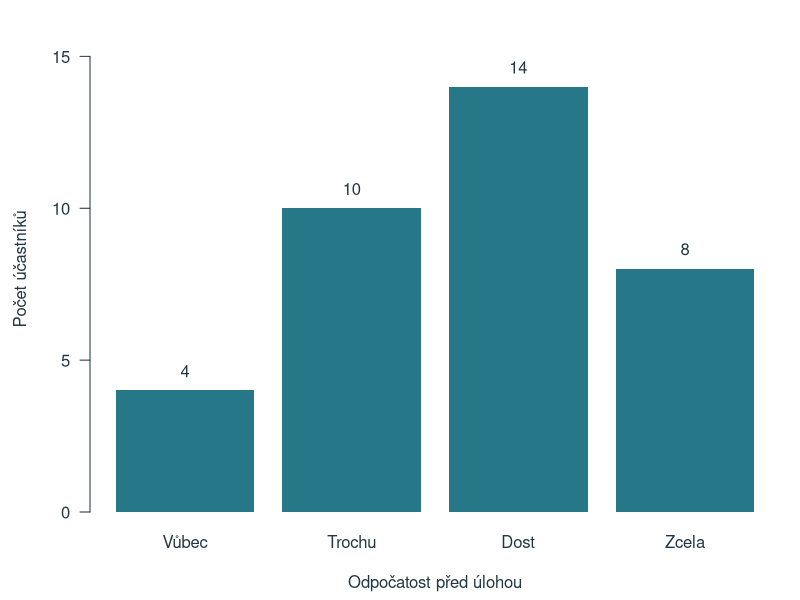
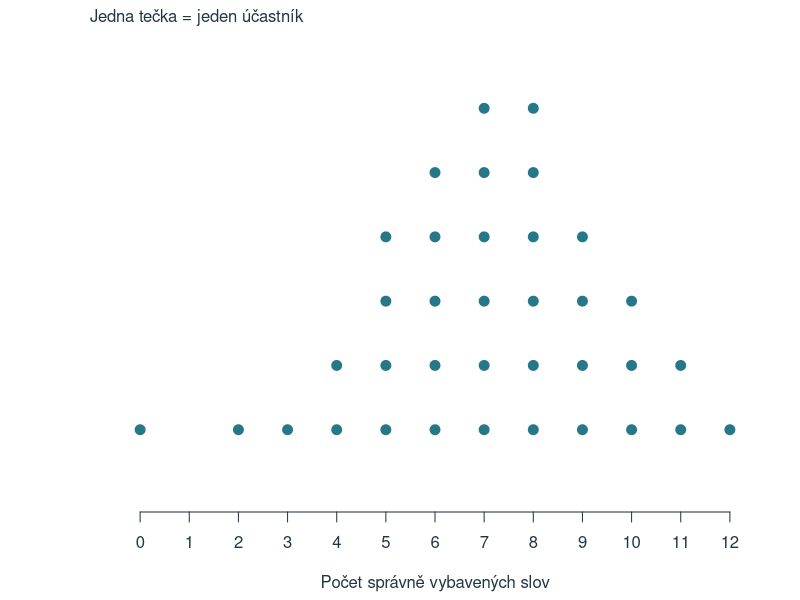
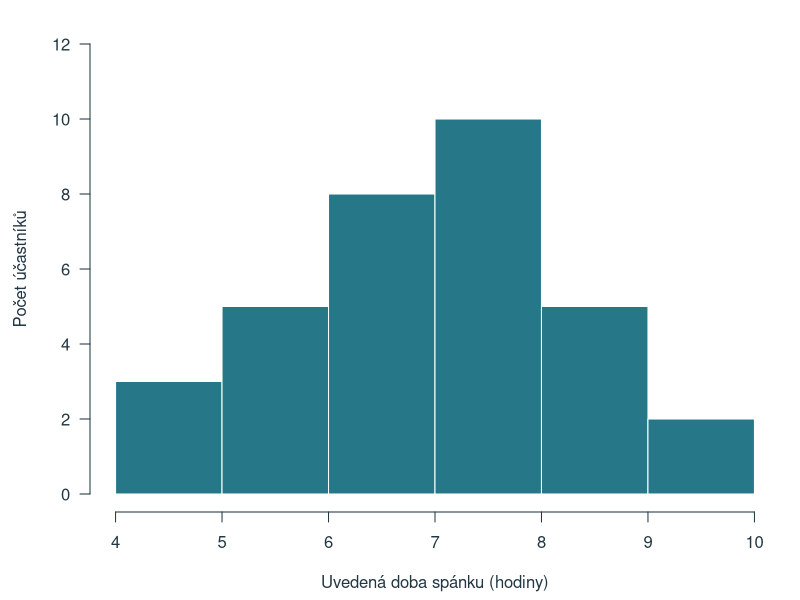
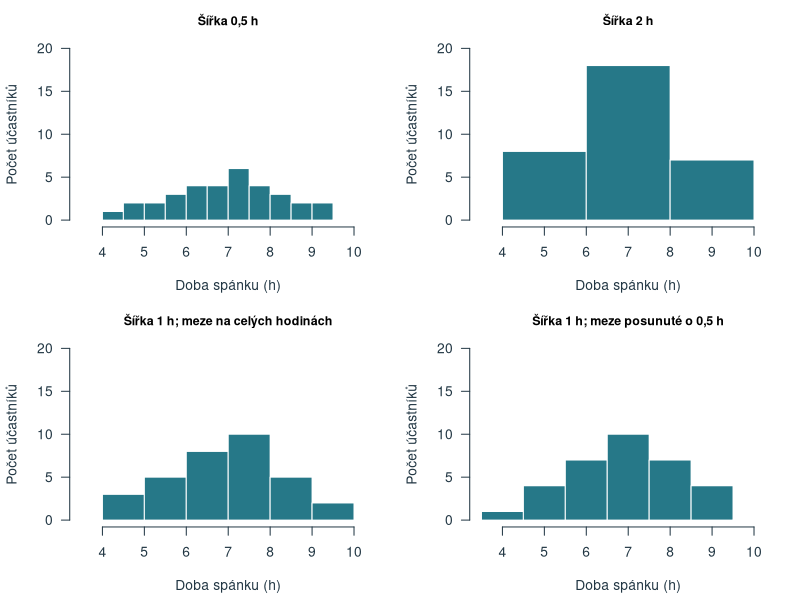
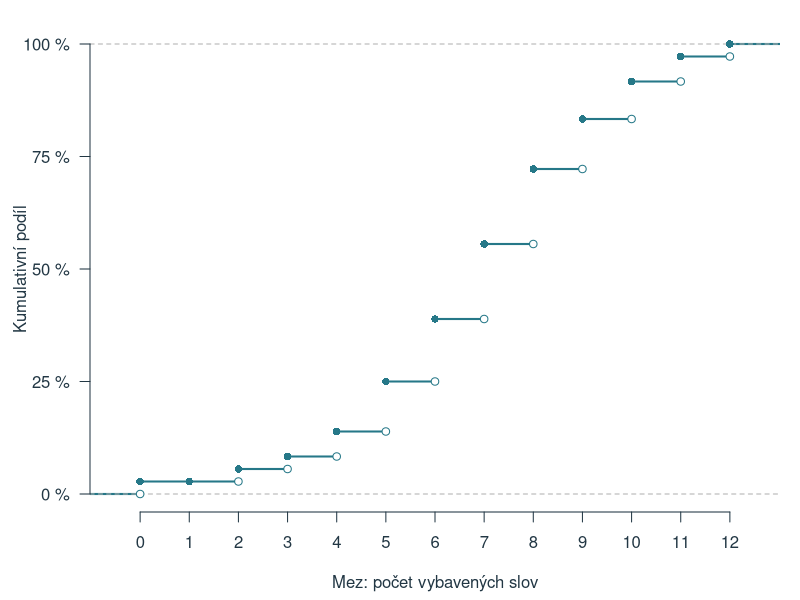
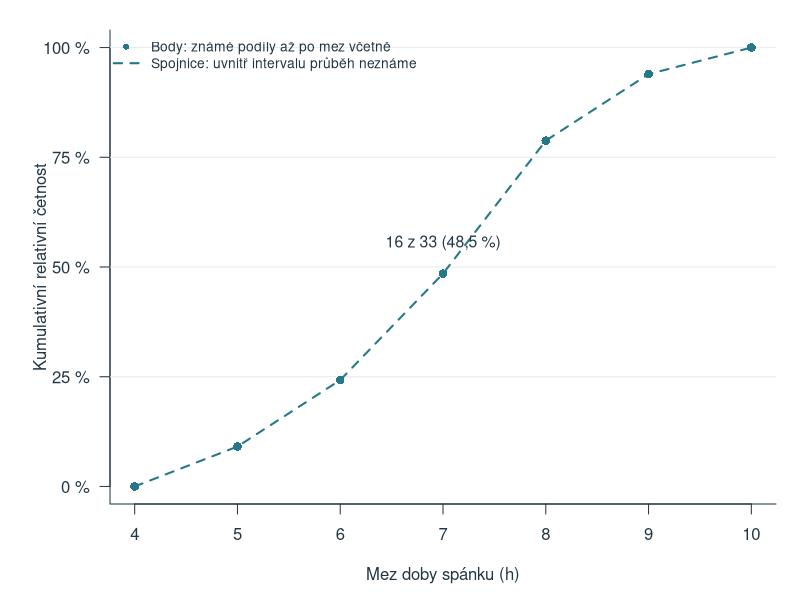
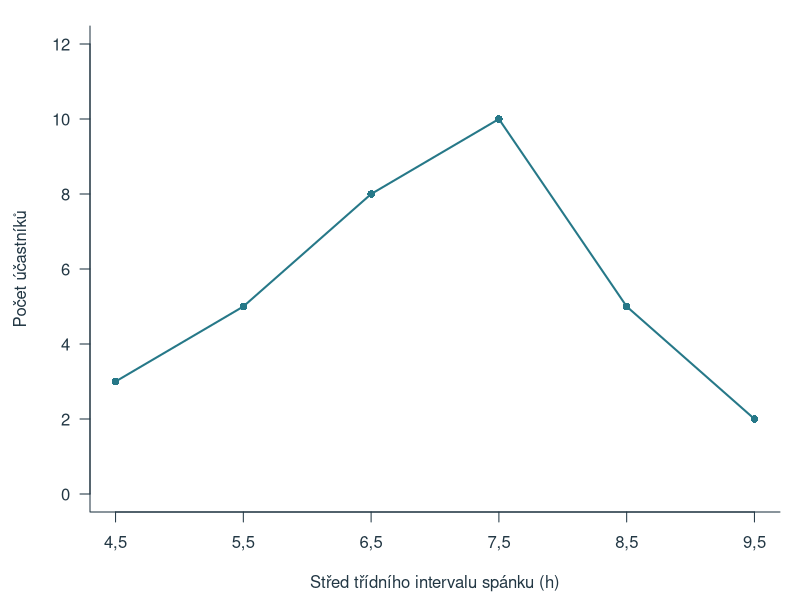
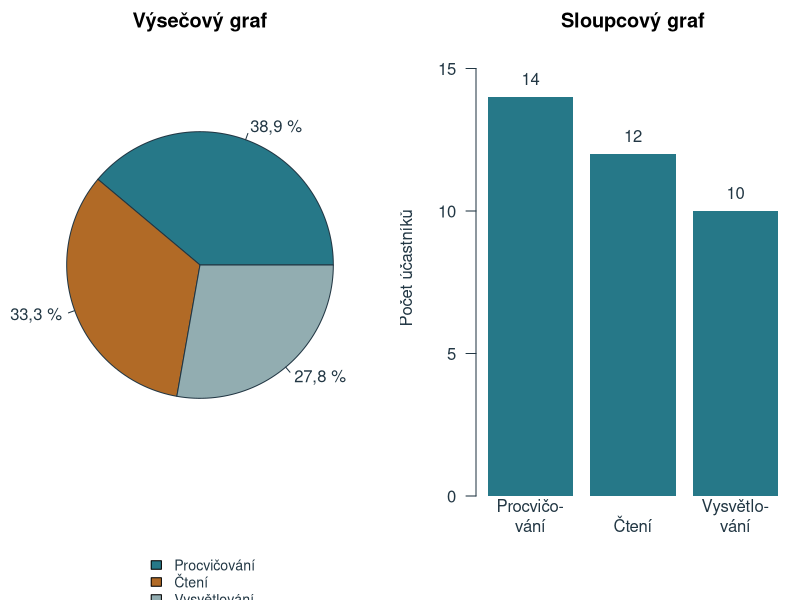

Reproduce these figures in R, in order.
# Reproducible chapter figures. Base R only, run from the project root.
d <- read.csv('data/kapitola_02.csv', na.strings = '', fileEncoding = 'UTF-8')
out <- 'assets/chapter-02/plots'
dir.create(out, recursive = TRUE, showWarnings = FALSE)
ink <- '#223744'; blue <- '#267888'; orange <- '#B16A26'
draw <- function(name, code, width = 7, height = 4.5) {
  svg(file.path(out, paste0(name, '.svg')), width = width, height = height, family = 'sans', bg = 'white')
  par(mar = c(4.4, 4.5, 1.3, 1), las = 1, col.axis = ink, col.lab = ink, fg = ink, cex = 1)
  force(code)
  dev.off()
}
freq <- as.numeric(table(factor(d$odpocatost, levels = 1:4)))
draw('sloupce', {
  pos <- barplot(freq, names.arg = c('Vůbec', 'Trochu', 'Dost', 'Zcela'), col = blue,
    border = NA, ylim = c(0, 16), ylab = 'Počet účastníků', xlab = 'Odpočatost před úlohou')
  text(pos, freq + .65, freq)
})
draw('tecky', {
  v <- sort(d$slova); yy <- ave(v, v, FUN = seq_along)
  plot(v, yy, pch = 21, bg = blue, col = 'white', cex = 1.6, xlim = c(-.5, 12.5), ylim = c(0, 7),
    xaxt = 'n', yaxt = 'n', bty = 'n', xlab = 'Počet správně vybavených slov', ylab = '')
  axis(1, at = 0:12); mtext('Jedna tečka = jeden účastník', side = 3, adj = 0)
})
s <- d$spanek_h[!is.na(d$spanek_h)]
draw('histogram', {
  hist(s, breaks = 4:10, right = TRUE, include.lowest = FALSE, col = blue, border = 'white', main = '',
    xlab = 'Uvedená doba spánku (hodiny)', ylab = 'Počet účastníků', xaxt = 'n', ylim = c(0, 12))
  axis(1, at = 4:10)
})
draw('intervaly', {
  par(mfrow = c(2, 2), mar = c(4.4, 4.2, 2.5, .8))
  breaks_list <- list(seq(4,10,.5),seq(4,10,2),4:10,seq(3.5,10.5,1))
  titles <- c('Šířka 0,5 h','Šířka 2 h','Šířka 1 h; meze na celých hodinách',
    'Šířka 1 h; meze posunuté o 0,5 h')
  for (i in seq_along(breaks_list)) {
    hist(s, breaks = breaks_list[[i]], right = TRUE, include.lowest = FALSE, col = blue, border = 'white',
      main = titles[i], cex.main=.9,
      xlab = 'Doba spánku (h)', ylab = 'Počet účastníků', xlim = c(3.5, 10.5), ylim = c(0, 20))
  }
}, width = 8.2, height = 7.5)
draw('kumulativni', {
  plot(ecdf(d$slova), verticals = FALSE, do.points = FALSE, xlim = c(-.5, 12.5),
    ylim = c(0, 1), main = '', xlab = 'Mez: počet vybavených slov', ylab = 'Kumulativní podíl',
    xaxt = 'n', yaxt = 'n', col = blue, lwd = 2, frame.plot = FALSE)
  axis(1, at = 0:12); axis(2, at = c(0, .25, .5, .75, 1), labels = c('0 %', '25 %', '50 %', '75 %', '100 %'))
  f <- table(factor(d$slova, levels = 0:12)); cum <- cumsum(f)/nrow(d)
  points(0:12, cum, pch = 16, col = blue)
  points((0:12)[f>0], c(0,head(cum,-1))[f>0], pch = 21, bg = 'white', col = blue)
})
draw('kumulativni-seskupene', {
  h <- hist(s, breaks = 4:10, right = TRUE, include.lowest = FALSE, plot = FALSE)
  boundaries <- h$breaks
  cumulative <- c(0, cumsum(h$counts)) / length(s)
  par(mar = c(4.8, 5.5, 1.5, 1.2))
  plot(boundaries, cumulative, type = 'n', xlim = c(4, 10), ylim = c(0, 1),
    xlab = 'Mez doby spánku (h)', ylab = 'Kumulativní relativní četnost',
    xaxt = 'n', yaxt = 'n', bty = 'l')
  axis(1, at = 4:10)
  axis(2, at = c(0, .25, .5, .75, 1), labels = c('0 %', '25 %', '50 %', '75 %', '100 %'))
  abline(h = c(.25, .5, .75, 1), col = '#E6EBED', lty = 1)
  lines(boundaries, cumulative, col = blue, lwd = 2, lty = 2)
  points(boundaries, cumulative, col = blue, pch = 16, cex = 1.15)
  text(7, cumulative[4] + .07, '16 z 33 (48,5 %)', col = ink, cex = .95)
  legend('topleft', legend = c('Body: známé podíly až po mez včetně', 'Spojnice: uvnitř intervalu průběh neznáme'),
    col = blue, pch = c(16, NA), lty = c(NA, 2), lwd = c(NA, 2), bty = 'n', cex = .83)
}, width = 7.4, height = 4.6)

draw('polygon', {
  h <- hist(s, breaks = 4:10, right = TRUE, include.lowest = FALSE, plot = FALSE)
  plot(h$mids, h$counts, type = 'o', pch = 16, col = blue, lwd = 2, ylim = c(0, 12),
    xlab = 'Střed třídního intervalu spánku (h)', ylab = 'Počet účastníků', bty = 'l', xaxt = 'n')
  axis(1, at = h$mids, labels = sub('.', ',', as.character(h$mids), fixed = TRUE))
})
draw('vysecovy', {
  par(mfrow = c(1, 2), mar = c(5.5, 1, 2, 1))
  vals <- c(14, 12, 10); labs <- c('Procvičování', 'Čtení', 'Vysvětlování')
  pie(vals, labels = c('38,9 %', '33,3 %', '27,8 %'), col = c(blue, orange, '#92ADB1'), main = 'Výsečový graf')
  legend('bottom', legend = labs, fill = c(blue, orange, '#92ADB1'), bty = 'n', cex = .85, inset = c(0,-.28), xpd = NA)
  par(mar = c(5.2, 3.8, 2, .5))
  bp <- barplot(vals, names.arg = c('Procvičo-\nvání', 'Čtení', 'Vysvětlo-\nvání'), col = blue,
    ylim = c(0, 16), border = NA, ylab = 'Počet účastníků', main = 'Sloupcový graf')
  text(bp, vals+.65, vals)
}, width = 8.2, height = 4.8)
draw('tvary', {
  par(mfrow = c(2, 3), mar = c(3.2, 3, 2.5, .4), cex = .9)
  sets <- list(c(1,2,4,7,10,7,4,2,1), c(1,3,10,8,5,3,2,1,1), c(1,1,2,3,5,8,10,3,1),
    c(1,6,10,4,1,4,10,6,1), c(4,4,4,4,4,4,4,4,4), c(1,3,8,9,4,1,0,0,1))
  titles <- c('Přibližná souměrnost', 'Zešikmení doprava', 'Zešikmení doleva', 'Dva výrazné vrcholy', 'Rovnoměrné rozdělení', 'Odlehlé pozorování')
  for (i in seq_along(sets)) {
    plot(1:9, sets[[i]], type='h', lwd=12, lend=1, col=blue, xlim=c(.5,9.5), ylim=c(0,11),
      main=titles[i], xlab='Hodnota', ylab='Četnost', bty='l', xaxt='n')
    axis(1, at=c(1,5,9))
  }
}, width=9, height=5.8)
draw('podlaha-strop', {
  par(mfrow=c(1,2), mar=c(4.3,4,2.2,.5))
  for (i in 1:2) {
    vals <- if(i==1) c(15,7,4,3,2,1,1,1,1,1,0,0,0) else rev(c(15,7,4,3,2,1,1,1,1,1,0,0,0))
    plot(0:12, vals, type='h', lwd=9, lend=1, col=blue, ylim=c(0,16),
      xlab='Počet správných odpovědí (0–12)', ylab='Počet účastníků', bty='l',
      main=if(i==1) 'Možný efekt podlahy' else 'Možný efekt stropu')
  }
}, width=8.2, height=4)
draw('osa', {
  par(mfrow=c(1,2), mar=c(4,4,2.2,.5))
  for(i in 1:2) {
    low <- if(i==1) 0 else 27
    plot(c(.4,2.6), c(low,33), type='n', xaxt='n', xlab='Soubor', ylab='Počet odpovědí ano',
      main=if(i==1) 'Osa od nuly' else 'Osa začíná na 27', bty='l')
    rect(c(.65,1.65), low, c(1.35,2.35), c(30,32), col=blue,border=NA)
    axis(1,at=1:2,labels=c('A','B'));text(1:2,c(30,32)+.3,c(30,32))
  }
}, width=8.2,height=4)
draw('zaklad-procent', {
  par(mar=c(0,0,0,0))
  plot.new();plot.window(xlim=c(0,10),ylim=c(0,7),xaxs='i',yaxs='i')
  for (k in 1:2) {
    y <- if(k==1) 5.3 else 2.4
    text(.5,y+1.1,if(k==1) 'Všech šest účastníků' else 'Pět účastníků s platným údajem',adj=0,font=2)
    rect(.65,y-.65,if(k==1) 7.1 else 6,y+.65,border=ink,lwd=1.5)
    points(1:6+.2,rep(y,6),pch=c(21,21,21,21,21,22),cex=2.8,
      bg=c(blue,blue,blue,'white','white','#DFE3E5'),col=ink)
    text(6.2,y,'?',cex=.9)
    text(1:6+.2,y-.95,c('P02','P03','P06','P01','P04','P05'),cex=.8)
    text(8.5,y,if(k==1) '3 / 6\n50 %' else '3 / 5\n60 %',font=2,cex=1.15)
  }
  text(.5,.6,'Plný kruh: alespoň 7 h     Prázdný kruh: méně než 7 h\nČtverec s otazníkem: údaj chybí',adj=0,cex=.85)
},width=7.5,height=5.2)
draw('princip-kumulace', {
  par(mar=c(0,0,0,0));plot.new();plot.window(xlim=c(0,10),ylim=c(0,6),xaxs='i',yaxs='i')
  categories <- c(1,2,2,3,3,4)
  for(k in 1:2) {
    y<-if(k==1) 4.4 else 1.8
    selected<-if(k==1) categories==2 else categories<=2
    text(.5,y+1,if(k==1) 'Právě „trochu“' else 'Nejvýše „trochu“',adj=0,font=2)
    points(1:6,rep(y,6),pch=21,cex=2.8,bg=ifelse(selected,blue,'white'),col=ink)
    text(1:6,y-.6,c('vůbec','trochu','trochu','dost','dost','zcela'),cex=.85)
    text(8,y,paste(sum(selected),'ze 6'),font=2,cex=1.2)
  }
  text(.5,.3,'Jedna značka = jedna odpověď; plné značky započítáváme.',adj=0,cex=.85)
},width=7.5,height=4.5)
draw('meze-intervalu', {
  par(mar=c(0,0,0,0));plot.new();plot.window(xlim=c(5.7,8.9),ylim=c(0,6),xaxs='i',yaxs='i')
  for(k in 1:2) {
    y<-if(k==1) 4.4 else 1.9
    text(5.8,y+1.2,if(k==1) 'A: dolní mez patří, horní nepatří' else 'B: dolní mez nepatří, horní patří — používáme zde',adj=0,font=2,cex=.9)
    for(j in 1:2) {
      yy<-y-(j-1)*.55;lo<-5+j;hi<-lo+1;col<-c(blue,orange)[j]
      segments(lo,yy,hi,yy,col=col,lwd=3)
      points(c(lo,hi),c(yy,yy),pch=21,cex=1.5,col=col,
        bg=if(k==1)c(col,'white') else c('white',col))
    }
    text(6:8,y-.95,6:8)
    arrows(7,y+.8,7,if(k==1)y-.35 else y+.15,length=.09,col=ink)
    text(7.2,y+.7,'7,0 h',adj=0,cex=.85)
  }
  text(5.8,.2,'Plný krajní bod patří do intervalu; prázdný nepatří.',adj=0,cex=.85)
},width=8,height=4.8)
cat('Chapter 2: generated 14 figures from fixed data.\n')
